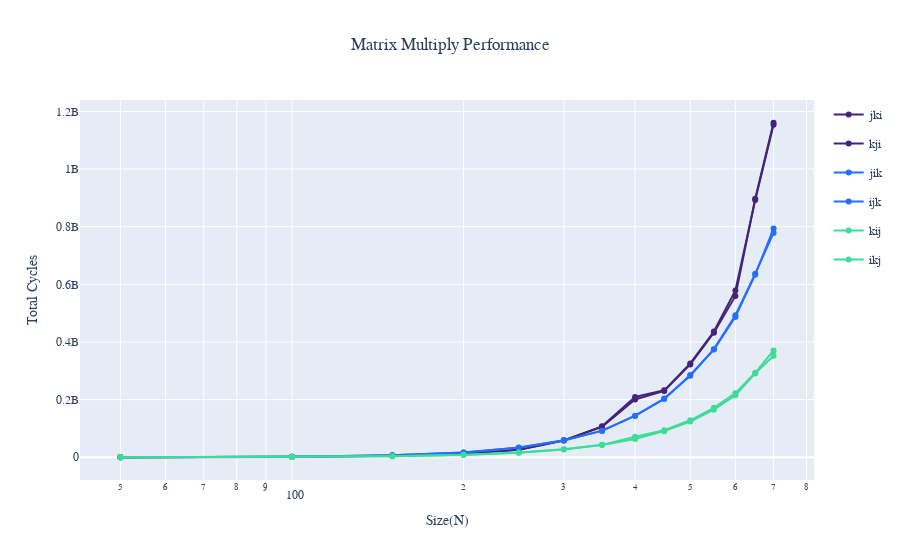

Notebook cell for this chart:
### Code cell
import plotly.express as px
import plotly.graph_objects as go

# column groupings
cols = {
    # inner loop: column-wise access of A & C
    "AC": { "names": ["jki", "kji"], "color": "#46237a"}, 
    
    # inner loop: row-wise access of A, column-wise access of B
    "AB": { "names": ["jik", "ijk"], "color": "#256eff"}, 

    # inner loop: row-wise access of B & C
    "BC": { "names": ["kij", "ikj"], "color": "#3ddc97"}, 
}


def fig_args(cols, class_):
    ys = cols[class_]["names"]
    color = cols[class_]["color"]
    colors = {y:color for y in ys}
    return {
        "x": "N",
        "y": ys,
        "markers": True,
        "color_discrete_map":colors,
    }

figAC = px.line(results_df, **fig_args(cols, "AC"))
figAB = px.line(results_df, **fig_args(cols, "AB"))
figBC = px.line(results_df, **fig_args(cols, "BC"))

layout = {
    "font": {"family": "Courier New"},
    "title_text": "Matrix Multiply Performance",
    "title_x": 0.5,
    "xaxis_title":"Size(N)",
    "yaxis_title":"Total Cycles",
    "height": 700,
}

fig = go.Figure(layout=layout,data=figAC.data + figAB.data + figBC.data)
# fig.update_yaxes(type="log")
fig.show()

### Figure 1 — Plotly figure (JSON) as saved in the notebook; plotly's stock layout.template omitted (floating-point values rounded to 4 significant figures)
{"data": [{"hovertemplate": "variable=jki<br>N=%{x}<br>value=%{y}<extra></extra>", "legendgroup": "jki", "line": {"color": "#46237a", "dash": "solid"}, "marker": {"symbol": "circle"}, "mode": "lines+markers", "name": "jki", "orientation": "v", "showlegend": true, "type": "scatter", "x": [50, 100, 150, 200, 250, 300, 350, 400, 450, 500, 550, 600, 650, 700], "xaxis": "x", "y": [179832, 1472652, 5342424, 13247990, 26405596, 58063982, 105789918, 200562854, 230232158, 322134004, 431798076, 559500536, 896702414, 1160580744], "yaxis": "y"}, {"hovertemplate": "variable=kji<br>N=%{x}<br>value=%{y}<extra></extra>", "legendgroup": "kji", "line": {"color": "#46237a", "dash": "solid"}, "marker": {"symbol": "circle"}, "mode": "lines+markers", "name": "kji", "orientation": "v", "showlegend": true, "type": "scatter", "x": [50, 100, 150, 200, 250, 300, 350, 400, 450, 500, 550, 600, 650, 700], "xaxis": "x", "y": [174724, 1336026, 5207424, 13430678, 26188196, 58734536, 107420258, 209399564, 232229408, 325724062, 436096136, 578703146, 892726150, 1153319978], "yaxis": "y"}, {"hovertemplate": "variable=jik<br>N=%{x}<br>value=%{y}<extra></extra>", "legendgroup": "jik", "line": {"color": "#256eff", "dash": "solid"}, "marker": {"symbol": "circle"}, "mode": "lines+markers", "name": "jik", "orientation": "v", "showlegend": true, "type": "scatter", "x": [50, 100, 150, 200, 250, 300, 350, 400, 450, 500, 550, 600, 650, 700], "xaxis": "x", "y": [214480, 1885474, 6654680, 16662736, 33237816, 58328210, 92337288, 143598736, 202052268, 285626016, 373516122, 487085914, 633442574, 793471932], "yaxis": "y"}, {"hovertemplate": "variable=ijk<br>N=%{x}<br>value=%{y}<extra></extra>", "legendgroup": "ijk", "line": {"color": "#256eff", "dash": "solid"}, "marker": {"symbol": "circle"}, "mode": "lines+markers", "name": "ijk", "orientation": "v", "showlegend": true, "type": "scatter", "x": [50, 100, 150, 200, 250, 300, 350, 400, 450, 500, 550, 600, 650, 700], "xaxis": "x", "y": [213456, 1849160, 6723610, 16802770, 33789866, 58754580, 91491408, 144534278, 203550230, 282906926, 375173586, 492751706, 637048732, 778368994], "yaxis": "y"}, {"hovertemplate": "variable=kij<br>N=%{x}<br>value=%{y}<extra></extra>", "legendgroup": "kij", "line": {"color": "#3ddc97", "dash": "solid"}, "marker": {"symbol": "circle"}, "mode": "lines+markers", "name": "kij", "orientation": "v", "showlegend": true, "type": "scatter", "x": [50, 100, 150, 200, 250, 300, 350, 400, 450, 500, 550, 600, 650, 700], "xaxis": "x", "y": [129996, 1018456, 3383274, 8372882, 16554296, 28159000, 43148104, 71087328, 93759046, 128386440, 171632432, 222339976, 293048074, 370870978], "yaxis": "y"}, {"hovertemplate": "variable=ikj<br>N=%{x}<br>value=%{y}<extra></extra>", "legendgroup": "ikj", "line": {"color": "#3ddc97", "dash": "solid"}, "marker": {"symbol": "circle"}, "mode": "lines+markers", "name": "ikj", "orientation": "v", "showlegend": true, "type": "scatter", "x": [50, 100, 150, 200, 250, 300, 350, 400, 450, 500, 550, 600, 650, 700], "xaxis": "x", "y": [168908, 1050288, 3371074, 8042510, 15726406, 27051520, 42973104, 63474786, 90677276, 124022234, 164907088, 215302470, 291061834, 352478342], "yaxis": "y"}], "layout": {"autosize": true, "font": {"family": "Courier New"}, "title": {"text": "Matrix Multiply Performance", "x": 0.5}, "xaxis": {"autorange": true, "range": [1.63, 2.914], "title": {"text": "Size(N)"}, "type": "log"}, "yaxis": {"autorange": true, "range": [-74840000.0, 1236000000.0], "title": {"text": "Total Cycles"}, "type": "linear"}}}
